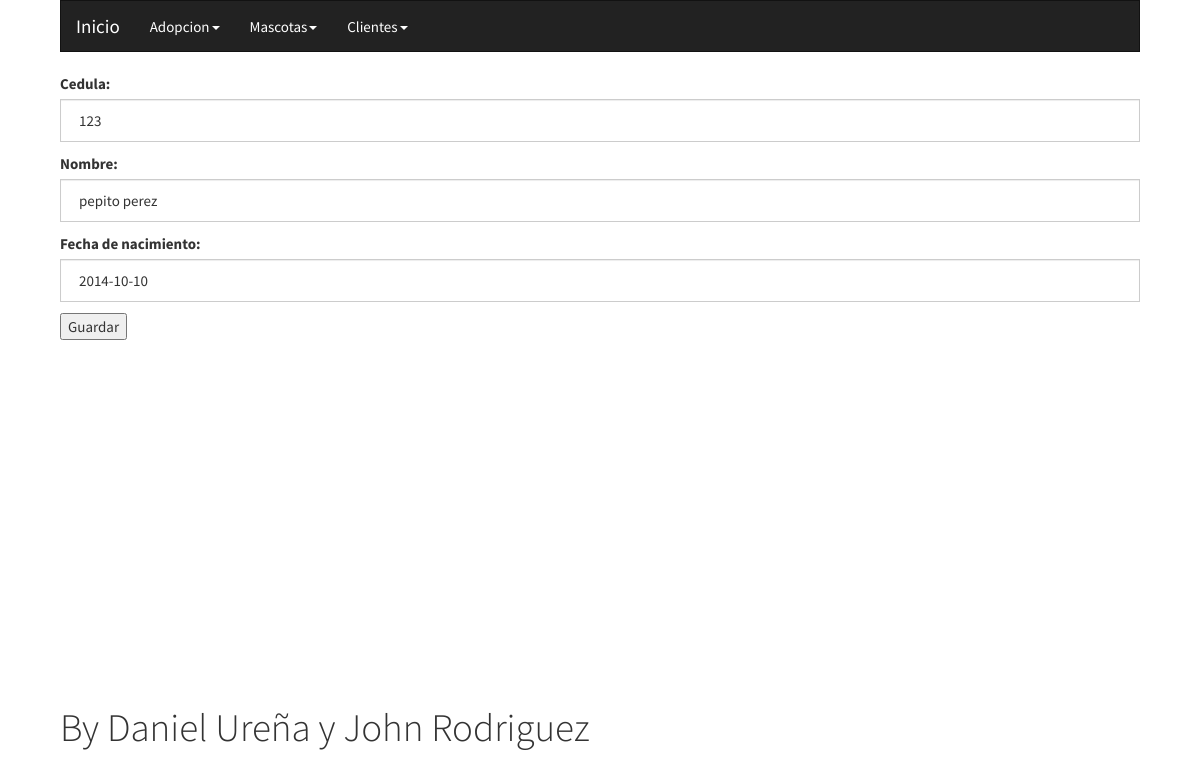
Page /inicio/edit_cli/4/ on the committed database.
### tienda_mascotas/models.py (models this page shows, shortened)
class Cliente(models.Model):
	documento = models.IntegerField()
	nombre = models.CharField(max_length=100)
	fecha_nacimiento = models.DateField()

### tienda_mascotas/views.py (the view)
# urls.py: url(r'^edit_cli/(?P<id_cliente>\d+)/$', cliente_edit, name='edt_c'),
def cliente_edit(request, id_cliente):
	cliente = Cliente.objects.get(id=id_cliente)
	if request.method == "GET":
		form = Cliente_form(instance=cliente)
	else:
		form = Cliente_form(request.POST, instance=cliente)
		if form.is_valid():
			form.save()
		return redirect('tienda:list_c')
	return render(request, 'tienda/form_cliente_add.html', {'form':form})

### tienda_mascotas/forms.py
class Cliente_form(forms.ModelForm):
	class Meta:
		model = Cliente
		fields = [
			'documento',
			'nombre',
			'fecha_nacimiento',
		]
		labels = {
			'documento': 'Cedula:',
			'nombre': 'Nombre',
			'fecha_nacimiento': 'Fecha de nacimiento',
		}
		widgets = {
			'documento': forms.TextInput(attrs={'class':'form-control'}),
			'nombre': forms.TextInput(attrs={'class':'form-control'}),
			'fecha_nacimiento': forms.TextInput(attrs={'class':'form-control'}),
		}

### templates/tienda/form_cliente_add.html (shortened to what this page needs)
{% extends 'base/base.html' %}
{%block content%}
	<form method="post">
		{{ form.as_p }}
		<button type="submit">Guardar</button>
	</form>
{%endblock%}

### static/css/base.css (style rules this page uses)
body { margin: 0 auto !important; width: 90%; }

### rows in the picture
Cliente: documento "123", nombre "pepito perez", fecha_nacimiento "2014-10-10"
